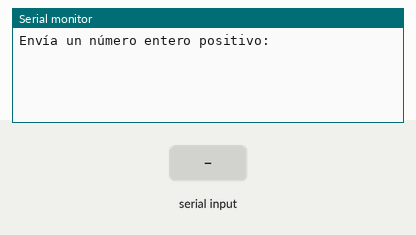
A program run on a simulated ESP32. On the bench: the last lines printed to the serial monitor. The inputs (shaded band) are chosen by the test bench.

Above: at 1.2 s.
1.3 s: "90,45\n" received over Serial
At 2.3 s:
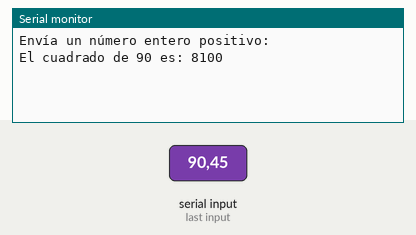
2.8 s: "30,150\n" received over Serial
At 3.5 s:
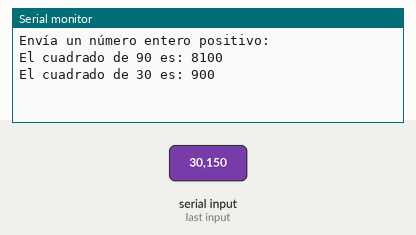

The program:

main.cpp
```cpp
#include <Arduino.h>

int numero = 0;

void setup() {
  Serial.begin(115200); // Inicializa el puerto serial
  while(!Serial);       // Espera a que se abra el puerto serial
  Serial.println("Envía un número entero positivo:");
}

void loop() {
  if (Serial.available() > 0) {
    String entrada = Serial.readStringUntil('\n'); // Leer hasta salto de línea
    entrada.trim(); // Quita espacios y saltos de línea

    // Verificar que la entrada sea un número entero positivo
    if (entrada.length() > 0 && entrada.toInt() > 0) {
      numero = entrada.toInt();
      int cuadrado = 0;
      int impar = 1;

      // Sumar los primeros 'numero' números impares
      for (int i = 0; i < numero; i++) {
        cuadrado += impar;
        impar += 2;
      }

      Serial.print("El cuadrado de ");
      Serial.print(numero);
      Serial.print(" es: ");
      Serial.println(cuadrado);
    } else {
      // Ignorar entradas no válidas
      Serial.println("Entrada inválida, envía un número entero positivo.");
    }
  }
}
```

Measured:
- after the input at 1.3 s, the serial monitor: prints a new line at once (image 1)
- after the input at 2.8 s, the serial monitor: prints a new line at once (image 2)
